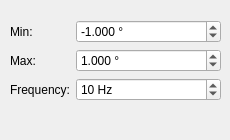
             <widget class="QWidget" name="tabPosition">
              <attribute name="title">
               <string>Position</string>
              </attribute>
              <widget class="QWidget" name="formLayoutWidget_3">
               <property name="geometry">
                <rect>
                 <x>10</x>
                 <y>20</y>
                 <width>211</width>
                 <height>111</height>
                </rect>
               </property>
               <layout class="QFormLayout" name="formPosition">
                <item row="0" column="1">
                 <widget class="QDoubleSpinBox" name="spnPosMin">
                  <property name="suffix">
                   <string> °</string>
                  </property>
                  <property name="decimals">
                   <number>3</number>
                  </property>
                  <property name="minimum">
                   <double>-10.000000000000000</double>
                  </property>
                  <property name="maximum">
                   <double>10.000000000000000</double>
                  </property>
                  <property name="singleStep">
                   <double>0.100000000000000</double>
                  </property>
                  <property name="value">
                   <double>-1.000000000000000</double>
                  </property>
                 </widget>
                </item>
                <item row="1" column="1">
                 <widget class="QDoubleSpinBox" name="spnPosMax">
                  <property name="suffix">
                   <string> °</string>
                  </property>
                  <property name="decimals">
                   <number>3</number>
                  </property>
                  <property name="minimum">
                   <double>-10.000000000000000</double>
                  </property>
                  <property name="maximum">
                   <double>10.000000000000000</double>
                  </property>
                  <property name="singleStep">
                   <double>0.100000000000000</double>
                  </property>
                  <property name="value">
                   <double>1.000000000000000</double>
                  </property>
                 </widget>
                </item>
                <item row="2" column="1">
                 <widget class="QDoubleSpinBox" name="spnPosFreq">
                  <property name="suffix">
                   <string> Hz</string>
                  </property>
                  <property name="decimals">
                   <number>0</number>
                  </property>
                  <property name="maximum">
                   <double>10000.000000000000000</double>
                  </property>
                  <property name="value">
                   <double>10.000000000000000</double>
                  </property>
                 </widget>
                </item>
                <item row="0" column="0">
                 <widget class="QLabel" name="MinPos">
                  <property name="text">
                   <string>Min:</string>
                  </property>
                 </widget>
                </item>
                <item row="1" column="0">
                 <widget class="QLabel" name="MaxPos">
                  <property name="text">
                   <string>Max:</string>
                  </property>
                 </widget>
                </item>
                <item row="2" column="0">
                 <widget class="QLabel" name="FreqPos">
                  <property name="text">
                   <string>Frequency:</string>
                  </property>
                 </widget>
                </item>
               </layout>
              </widget>
             </widget>
